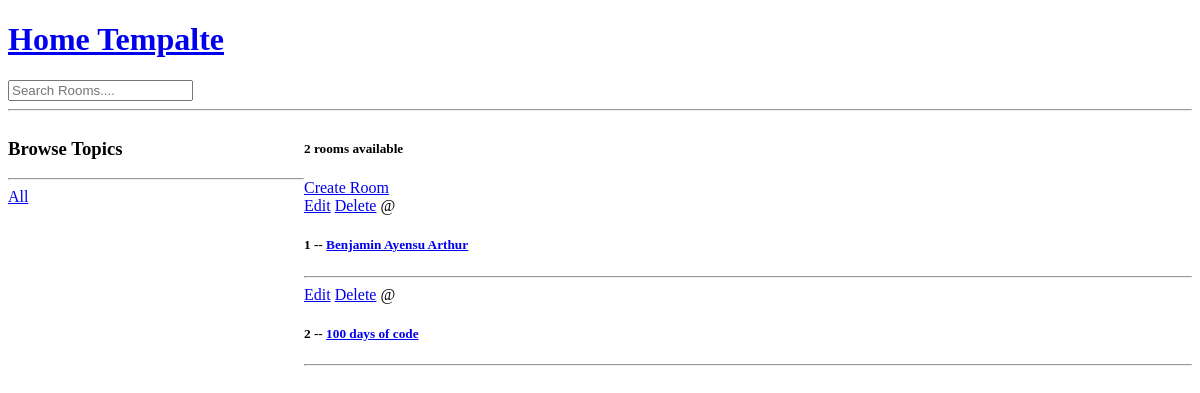
The app's page /, older data.
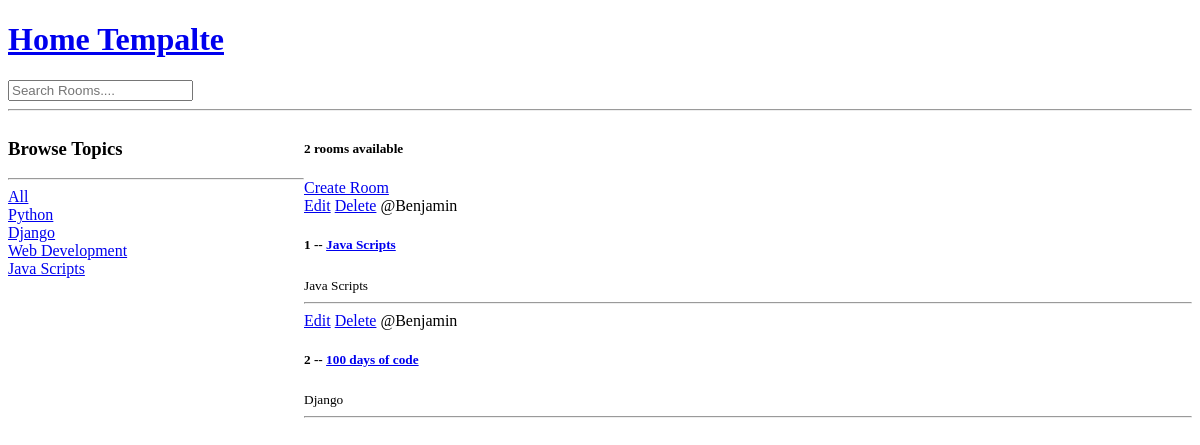
The same page, newer data.
### base/models.py (models this page shows, shortened)
class Room(models.Model):
    host = models.ForeignKey(User, on_delete=models.SET_NULL, null=True)
    topic= models.ForeignKey(Topic, on_delete=models.SET_NULL, null=True)
    name = models.CharField(max_length=200)
    description = models.TextField(null=True, blank=True)
    updated = models.DateTimeField(auto_now=True)
    created = models.DateTimeField(auto_now_add=True)
    class Meta:
        ordering = ['-updated','-created']

class Topic(models.Model):
    name = models.CharField(max_length=200)

### base/views.py (the view)
# urls.py: path("", views.home, name="home"),
def home(request):
    q = request.GET.get('q')  if request.GET.get('q') != None else ""
    rooms = Room.objects.filter(
        Q(topic__name__icontains=q) |
        Q(name__icontains=q) |
        Q(description__icontains=q)
        )
    topics = Topic.objects.all()
    room_count = rooms.count()
    context = {"rooms" : rooms, "topics" : topics, "room_count" : room_count }
    return render(request,"base/home.html", context )

### base/templates/base/home.html (shortened to what this page needs)
{% extends "main.html" %}
{%block content %}
<div class="home-container">
  <div>
    <h3>Browse Topics</h3>
    <hr>
    <div>
      <a href="{% url 'home' %}">All</a>
    </div>
    {%  for topic in topics %}
    <div>
      <a href="{% url 'home' %}?q={{topic.name}}">{{topic.name}}</a>
    </div>
    {% endfor %}
  </div>
  <div>
    <h5>{{room_count}} rooms available</h5>
    <a href="{% url 'create-room'  %}">Create Room</a>
    <div>
      {% for room in rooms %}
      <div>
        <a href="{% url 'update-room' room.id %}">Edit</a>
        <a href="{% url 'delete-room' room.id %}">Delete</a>
        <span>@{{room.host.username}}</span>
        <h5>
          {{room.id}} -- <a href="{% url 'room' room.id %}">{{room.name}}</a>
        </h5>
        <small>{{room.topic.name}}</small>
        <hr>
      </div>
      {% endfor %}
    </div>
  </div>
</div>
{% endblock %}

### templates/main.html (shortened to what this page needs)
<!DOCTYPE html>
<html lang="en">
<head>
</head>
<body>
    {% include "navbar.html" %}
    {%block content%}
    {% endblock %}
</body>
</html>

### templates/navbar.html
<a href="/">
    <h1>Home Tempalte</h1>
</a>
<form action="{% url 'home' %}" method="GET">
    <input type="text" name="q" placeholder="Search Rooms....">
</form>
<hr>

### base/templates/base/home.html (style rules this page uses)
.home-container { display: grid; grid-template-columns: 1fr 3fr; }

Row changes from the older to the newer data that the page shows:
added Topic: name "Python"
added Topic: name "Django"
added Topic: name "Web Development"
added Topic: name "Java Scripts"
changed Room id 1: host.username (not shown) → "Benjamin"; name "Benjamin Ayensu Arthur" → "Java Scripts"; topic.name (not shown) → "Java Scripts"
changed Room id 2: host.username (not shown) → "Benjamin"; topic.name (not shown) → "Django"
